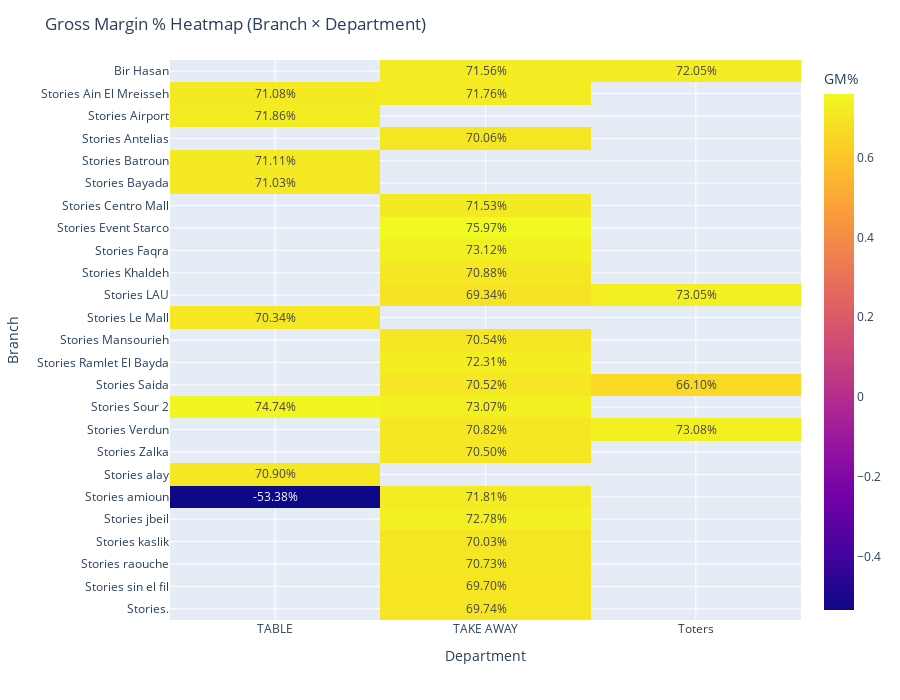

Write notebook code for a chart like this one.
### Markdown cell above
## This tells us that have roughly that margins are consistent across branches for both categories

### Code cell
## let's do the same for department:

g = (department_total.groupby(["Branch","Department"], dropna=False)
       .agg(Sales=("Total Price","sum"),
            COGS=("Total Cost","sum"),
            GM=("Total Profit","sum"),
            Qty=("Qty","sum"))
       .reset_index())

g["GM_pct"] = g["GM"] / g["Sales"]


g_plot = g[g["Sales"] > 100000].copy()

heat = g_plot.pivot(index="Branch", columns="Department", values="GM_pct")

fig = px.imshow(
    heat,
    aspect="auto",
    text_auto=".2%",
    labels=dict(x="Department", y="Branch", color="GM%")
)

fig.update_layout(
    title="Gross Margin % Heatmap (Branch × Department)",
    height=700
)

fig.show()

### Figure 1 — Plotly figure (JSON) as saved in the notebook; plotly's stock layout.template omitted (floating-point values rounded to 4 significant figures)
{"data": [{"coloraxis": "coloraxis", "hovertemplate": "Department: %{x}<br>Branch: %{y}<br>GM%: %{z}<extra></extra>", "name": "0", "texttemplate": "%{z:.2%}", "type": "heatmap", "x": ["TABLE", "TAKE AWAY", "Toters"], "xaxis": "x", "y": ["Bir Hasan", "Stories Ain El Mreisseh", "Stories Airport", "Stories Antelias", "Stories Batroun", "Stories Bayada", "Stories Centro Mall", "Stories Event Starco", "Stories Faqra", "Stories Khaldeh", "Stories LAU", "Stories Le Mall", "Stories Mansourieh", "Stories Ramlet El Bayda", "Stories Saida", "Stories Sour 2", "Stories Verdun", "Stories Zalka", "Stories alay", "Stories amioun", "Stories jbeil", "Stories kaslik", "Stories raouche", "Stories sin el fil", "Stories."], "yaxis": "y", "z": [[NaN, 0.7156, 0.7205], [0.7108, 0.7176, NaN], [0.7186, NaN, NaN], [NaN, 0.7006, NaN], [0.7111, NaN, NaN], [0.7103, NaN, NaN], [NaN, 0.7153, NaN], [NaN, 0.7597, NaN], [NaN, 0.7312, NaN], [NaN, 0.7088, NaN], [NaN, 0.6934, 0.7305], [0.7034, NaN, NaN], [NaN, 0.7054, NaN], [NaN, 0.7231, NaN], [NaN, 0.7052, 0.661], [0.7474, 0.7307, NaN], [NaN, 0.7082, 0.7308], [NaN, 0.705, NaN], [0.709, NaN, NaN], [-0.5338, 0.7181, NaN], [NaN, 0.7278, NaN], [NaN, 0.7003, NaN], [NaN, 0.7073, NaN], [NaN, 0.697, NaN], [NaN, 0.6974, NaN]]}], "layout": {"coloraxis": {"colorbar": {"title": {"text": "GM%"}}, "colorscale": [[0, "#0d0887"], [0.1111, "#46039f"], [0.2222, "#7201a8"], [0.3333, "#9c179e"], [0.4444, "#bd3786"], [0.5556, "#d8576b"], [0.6667, "#ed7953"], [0.7778, "#fb9f3a"], [0.8889, "#fdca26"], [1, "#f0f921"]]}, "height": 700, "margin": {"t": 60}, "title": {"text": "Gross Margin % Heatmap (Branch × Department)"}, "xaxis": {"anchor": "y", "domain": [0, 1], "title": {"text": "Department"}}, "yaxis": {"anchor": "x", "autorange": "reversed", "domain": [0, 1], "title": {"text": "Branch"}}}}
